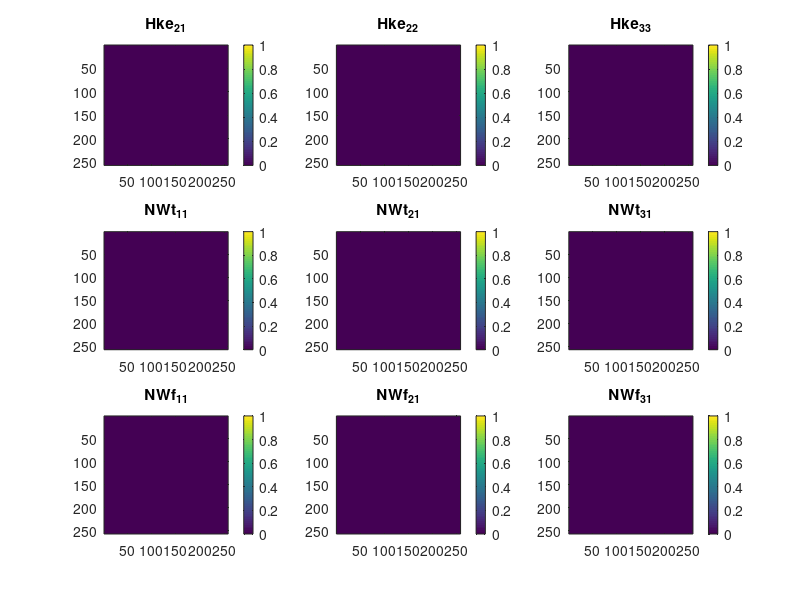
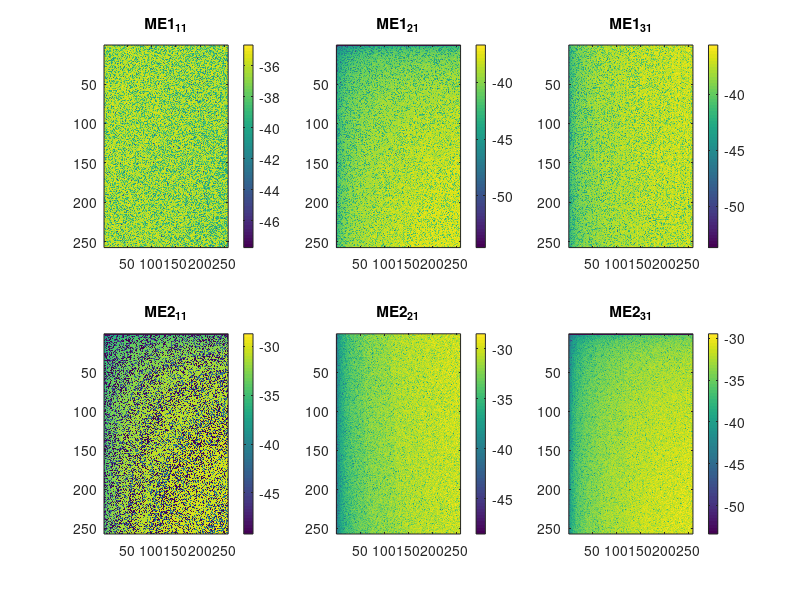

These figures' MATLAB source, in order:
% SPDX-License-Identifier: CC0-1.0

% defining all the variables
clear all;
clc;
close all;
% predetermine fontsize
fs=14;
% Setting the parameters for a source wave
nf              =   64;
mf              =   4; % multiplication factor to have sinc-interpolation in time-domain
% Define the center frequency of the source waveform
fc              =   40;
% Define frequency axis
freq            =   linspace(0,4*fc,nf);
freq(1)         =   1e-6; % To prevent unnecessary problems upon division by zero. Can't be too close to zero, though, 
                         % since some variables either blow up or vanish in comparison to the rest of the entries in the frequency vector.
s               =   2i*pi*freq(nf/4)+2*pi*freq(2);
% compute the frequency step size
df              =   freq(3)-freq(2);
dt              =   1/(mf*nf*df);
t               =   linspace(-(mf-1)*nf-1,(mf-1)*nf,mf*nf)*dt;


% Define Medium Parameters (frequency-independent)
rhof            =   1.0e3; % fluid density
rho             =   2.7e3;
Gfr             =   9.0e9; % shear modulus of the framework of grains
eta             =   1.0e-3; % fluid viscosity
k0              =   1.3e-12; % medium permeability (static)
Kfr             =   4.0e9;
Ks              =   4.0e10;
Kf              =   2.2e9;
Concentr        =   1.0e-4;
bplus           =   3.0e11;
bmin            =   3.0e11;
porosity        =   0.3;
epsilonRF       =   80.0;
epsilonRS       =   4.0;
alpha_inf       =   3.0;
pH              =   7.0;
similaritypar   =   8;

c0              =   299792458; %// velocity of light in free-space
mu0             =   4.0e-7*pi; %// free-space magnetic permeability
epsilon0        =   1.0/(mu0*c0*c0); %// free-space electric permittivity
e               =   1.602e-19; %// elementary charge
z_1             =   1; %// ion valences
z_1c            =   -1; %// valency of the conjugate ion
NA              =   6.022e23; %// Avogadro's constant [mol^{-1}]
kb              =   1.381e-23;  %// Boltzmann constant
T               =   295.0; %// Temperature in Kelvin

epsilonR        =   (porosity/alpha_inf)*(epsilonRF-epsilonRS)+epsilonRS ;
omegac          =   (porosity*eta)/(alpha_inf*k0*rhof);% critical frequency
zetap           =   8e-3+26e-3*log10(Concentr);% zeta potential, empirical relation (experimental studies, Pride&Morgan 1991)
L0              =   -(porosity*epsilon0*epsilonRF*zetap)/(alpha_inf*eta); % static coupling coefficient
L               =   0; %because omega << omega_c (critical frequency)
N               =   10e3*Concentr*NA*abs(z_1c); % bulk-ionic concentration (of species i, in this case only 2 species; binary symmetric electrolyte)
sigmaF          =   ((e*z_1)^2)*N*(bplus+bmin); %! conductivity of the pore-fluid phase (simplified cond. pure electrolyte)
sigmaE          =   (porosity*sigmaF)/(alpha_inf); %! bulk electric conductivity (freq-(in)dependent)
% %!sigma_E = (poros*sigmaF)/(alpha_inf)*(1+(2*(sigma_em+sigma_os))/(sigmaF*Lambda)); ! = complete version: bulk electric conductivity (freq-dependent */
rhoB            =   (1.0-porosity)*rho+porosity*rhof; % effective density of the fluid (in relative motion)
epsilon         =   epsilon0*epsilonR;
Delta           =   Kf*((1-porosity)*Ks-Kfr)/(porosity*(Ks)^2); %! combination of the frequency-independent compression moduli
Kg              =   (Kfr+porosity*Kf+(1+porosity)*Ks*Delta)/(1+Delta); %! Gassmann's bulk modulus
C               =   (Kf+Ks*Delta)/(1+Delta);
M               =    Kf/(porosity*(1+Delta)); %! the elastic media parameter S is defined as Kg-2/3Gfr-C**2/ M
H               =   Kg + 4.0*Gfr/3.0;
S               =   Kg-((2.0/3.0)*Gfr)-((C*C)/M);
sigmaM          =   0.0; % magnetic conductivity
Kc              =   (S+2.*Gfr);
k               =   k0./(sqrt(1+4.*s./(similaritypar.*omegac))+s./omegac);% frequency-dependent dynamic permeability
rhoE            =   eta./(s.*k); % effective density
rhoc            =   rhoB-((rhof.*rhof)./rhoE); % Complex Density rhoC
zeta            =   sigmaM+s.*mu0; 
etae            =   sigmaE+s.*epsilon;
varsigma        =   etae - s.*rhoE.*L.^2;
chi             =   s.*rhof*L;

ypf     =   s./sqrt(2).*sqrt((rhoB.*M-2.*rhof.*C+rhoE.*H.*etae./varsigma)./(H.*M-C.^2) - sqrt(((rhoB.*M-2.*rhof.*C+rhoE.*H.*etae./varsigma)./(H.*M-C.^2)).^2 + 4.*(rhof.^2-rhoB.*rhoE.*etae./varsigma)./(H.*M-C.^2)));
yps     =   s./sqrt(2).*sqrt((rhoB.*M-2.*rhof.*C+rhoE.*H.*etae./varsigma)./(H.*M-C.^2) + sqrt(((rhoB.*M-2.*rhof.*C+rhoE.*H.*etae./varsigma)./(H.*M-C.^2)).^2 + 4.*(rhof.^2-rhoB.*rhoE.*etae./varsigma)./(H.*M-C.^2)));
ys      =   1/sqrt(2).*sqrt(s.^2.*rhoc./Gfr+zeta.*etae - sqrt((s.^2.*rhoc./Gfr-zeta.*etae).^2-4.*s.^3.*zeta.*(rhof.*L).^2./Gfr));
yem     =   1/sqrt(2).*sqrt(s.^2.*rhoc./Gfr+zeta.*etae + sqrt((s.^2.*rhoc./Gfr-zeta.*etae).^2-4.*s.^3.*zeta.*(rhof.*L).^2./Gfr));
dems    =   1./(yem.^2-ys.^2);            
dpspf   =   1./(yps.^2-ypf.^2);     

nx=512;
x1=linspace(0,500,nx/2+1);
dx=x1(2);
dk=2*pi/(dx*nx);
kk=(0:nx/2+1)*dk;
kk2=(0:nx/2)*dk;
[k1,k2]=meshgrid(kk,kk2);
nn=64;
for ik = 1:nx/nn
    k3 = (ik-1)*dk*nn +1e-3;
    kap = sqrt(k1.^2 + k2.^2 + k3.^2);
    kmat11 = (k1./kap).^2;
    kmat12 = k1.*k2./kap.^2;
    kmat13 = k1.*k3./kap.^2;
    kmat21 = k2.*k1./kap.^2;
    kmat22 = (k2./kap).^2;
    kmat23 = k2.*k3./kap.^2;
    kmat31 = k3.*k1./kap.^2;
    kmat32 = k3.*k2./kap.^2;
    kmat33 = (k3./kap).^2;
    GSS = (yem.^2-ys.^2)./((kap.^2+yem.^2).*(kap.^2+ys.^2));
    GPP = (yps.^2-ypf.^2)./((kap.^2+ypf.^2).*(kap.^2+yps.^2));
% force acting on the bulk
    KSSvf = -s.*(zeta.*etae+kap.^2).*dems/Gfr;
    KPPvf = s.*M.*(s.^2.*rhoE.*etae./(M.*varsigma)+kap.^2).*dpspf/(H*M-C^2);
    KSSef = -s.*chi.*zeta.*dems/Gfr;
    KPPef = s.^2.*rhoE.*L*C.*(s.^2*rhof./C+kap.^2).*dpspf./((H*M-C^2)*varsigma);
    KSSwf = s.*rhof.*(zeta.*varsigma+kap.^2).*dems./(rhoE*Gfr);
    KPPwf = -s*C.*(s.^2*rhof./C+kap.^2).*dpspf./(H*M-C^2);
    KPPpf = -s.^2.*(rhoE.*etae*C./varsigma-rhof*M).*dpspf/(H*M-C^2);
    KSSmf = s.*chi.*dems/Gfr;
    KSStf = -(zeta.*etae+kap.^2).*dems;
    KPPtf = 2*Gfr*M*(s.^2.*rhoE.*etae./(M*varsigma)+kap.^2).*dpspf/(H*M-C^2);
    NPPtf = (s.^2.*(rhoE.*H.*etae./varsigma-rhof*C)/(H*M-C^2)+kap.^2).*dpspf;
    v11 = KSSvf.*GSS.*(kmat11-1)+KPPvf.*GPP.*kmat11;
    v21 = KSSvf.*GSS.*kmat21+KPPvf.*GPP.*kmat21;
    v31 = KSSvf.*GSS.*kmat31+KPPvf.*GPP.*kmat31;
    E11 = KSSef.*GSS.*(kmat11-1)+KPPef.*GPP.*kmat11;
    E21 = KSSef.*GSS.*kmat21+KPPef.*GPP.*kmat21;
    E31 = KSSef.*GSS.*kmat31+KPPef.*GPP.*kmat31;
    w11 = KSSwf.*GSS.*(kmat11-1)+KPPwf.*GPP.*kmat11;
    w21 = KSSwf.*GSS.*kmat21+KPPwf.*GPP.*kmat21;
    w31 = KSSwf.*GSS.*kmat31+KPPwf.*GPP.*kmat31;
    H11 = 0;
    H21 = KSSmf.*1i.*k3.*GSS;
    H31 = -KSSmf.*1i.*k2.*GSS;
    p1 = -1i*k1.*KPPpf.*GPP;
    tau11 = -2*KSStf.*GSS.*(kmat11-1).*1i.*k1-KPPtf.*GPP.*(kmat11-1).*1i.*k1...
        - NPPtf.*GPP.*1i.*k1;
    tau21 = -KSStf.*GSS.*(2*kmat11-1).*1i.*k2-KPPtf.*GPP.*kmat11.*1i.*k2;
    tau22 = -2*KSStf.*GSS.*kmat22.*1i.*k1-KPPtf.*GPP.*(kmat22-1).*1i.*k1...
        - NPPtf.*GPP.*1i.*k1;
    tau31 = -KSStf.*GSS.*(2*kmat11-1).*1i.*k3-KPPtf.*GPP.*kmat11.*1i.*k3;
    tau32 = -2*KSStf.*GSS.*kmat12.*1i.*k3-KPPtf.*GPP.*kmat12.*1i.*k3;
    tau33 = -2*KSStf.*GSS.*kmat33.*1i.*k1-KPPtf.*GPP.*(kmat33-1).*1i.*k1...
        - NPPtf.*GPP.*1i.*k1;
%     Maxw111 = 1i*(k2.*H31-k3.*H21)+varsigma.*E11+s.*rhoE.*L.*w11;
%     Maxw121 = 1i*(k3.*H11-k1.*H31)+varsigma.*E21+s.*rhoE.*L.*w21;
%     Maxw131 = 1i*(k1.*H21-k2.*H11)+varsigma.*E31+s.*rhoE.*L.*w31;
%     Maxw211 = -1i*(k2.*E31-k3.*E21)+zeta.*H11;
%     Maxw221 = -1i*(k3.*E11-k1.*E31)+zeta.*H21;
%     Maxw231 = -1i*(k1.*E21-k2.*E11)+zeta.*H31;
%     Newt1=s.*(rhoB.*v11+rhof.*w11)+1i.*(k1.*tau11+k2.*tau21+k3.*tau31)-1;
%     Newt2=s.*(rhoB.*v21+rhof.*w21)+1i.*(k1.*tau21+k2.*tau22+k3.*tau32);
%     Newt3=s.*(rhoB.*v31+rhof.*w31)+1i.*(k1.*tau31+k2.*tau32+k3.*tau33);
%     Newf1=s.*rhof.*v11+s.*rhoE.*(w11-L*E11)-1i.*k1.*p1;
%     Newf2=s.*rhof.*v21+s.*rhoE.*(w21-L*E21)-1i.*k2.*p1;
%     Newf3=s.*rhof.*v31+s.*rhoE.*(w31-L*E31)-1i.*k3.*p1;
%     Hookf=s.*p1-C*1i*(k1.*v11+k2.*v21+k3.*v31)-M*1i*(k1.*w11+k2.*w21+k3.*w31);
%     Hke11=s*tau11+(H-2*Gfr)*1i*(k1.*v11+k2.*v21+k3.*v31)+Gfr*2i*(k1.*v11) ...
%         + C*1i*(k1.*w11+k2.*w21+k3.*w31);
%     Hke21=s*tau21+Gfr*1i*(k1.*v21+k2.*v11);
%     Hke22=s*tau22+(H-2*Gfr)*1i*(k1.*v11+k2.*v21+k3.*v31)+Gfr*2i*(k2.*v21) ...
%         + C*1i*(k1.*w11+k2.*w21+k3.*w31);
%     Hke31=s*tau31+Gfr*1i*(k1.*v31+k3.*v11);
%     Hke32=s*tau32+Gfr*1i*(k2.*v31+k3.*v21);
%     Hke33=s*tau33+(H-2*Gfr)*1i*(k1.*v11+k2.*v21+k3.*v31)+Gfr*2i*(k3.*v31) ...
%         + C*1i*(k1.*w11+k2.*w21+k3.*w31);
%     Hkf11=s.*p1-1i*(k1.*v11+k2.*v21+k3.*v31)*C-M*1i*(k1.*w11+k2.*w21+k3.*w31);
%     if ik > 1
%         close(1)
%     end
%     figure(1)
%     subplot(3,3,1);imagesc(log10(abs(Hke11)));colorbar;title('Hke_{21}');
%     subplot(3,3,2);imagesc(log10(abs(Hke21)));colorbar;title('Hke_{22}');
%     subplot(3,3,3);imagesc(log10(abs(Hke31)));colorbar;title('Hke_{33}');
%     subplot(3,3,4);imagesc(log10(abs(Newt1)));colorbar;title('NWt_{11}');
%     subplot(3,3,5);imagesc(log10(abs(Newt2)));colorbar;title('NWt_{21}');
%     subplot(3,3,6);imagesc(log10(abs(Newt3)));colorbar;title('NWt_{31}');
%     subplot(3,3,7);imagesc(log10(abs(Newf1)));colorbar;title('NWf_{11}');
%     subplot(3,3,8);imagesc(log10(abs(Newf2)));colorbar;title('NWf_{21}');
%     subplot(3,3,9);imagesc(log10(abs(Newf3)));colorbar;title('NWf_{31}');
%     pause(0.1)
%     figure(2)
%     subplot(2,3,1);imagesc(log(abs(Maxw111)));colorbar;title('ME1_{11}');
%     subplot(2,3,2);imagesc(log(abs(Maxw121)));colorbar;title('ME1_{21}');
%     subplot(2,3,3);imagesc(log(abs(Maxw131)));colorbar;title('ME1_{31}');
%     subplot(2,3,4);imagesc(log(abs(Maxw211)));colorbar;title('ME2_{11}');
%     subplot(2,3,5);imagesc(log(abs(Maxw221)));colorbar;title('ME2_{21}');
%     subplot(2,3,6);imagesc(log(abs(Maxw231)));colorbar;title('ME2_{31}');
%     pause(0.1)
% electric current source
    KSSve = KSSef;
    KPPve = KPPef;
    KSSee = zeta.*(s.^2.*rhoc/Gfr+kap.^2).*dems;
    KPPee = (s.*rhoE.*L./varsigma).^2.*s.*H.*(s.^2.*rhoB./H+kap.^2).*dpspf./(H*M-C^2);
    KSSwe = zeta.*L.*(s.^2.*rhoB/Gfr+kap.^2).*dems;
    KPPwe = -s.^2.*rhoE.*L.*H.*(s.^2.*rhoB/H+kap.^2).*dpspf./((H*M-C^2).*varsigma);
    KSSme = -(s.^2.*rhoc./Gfr+kap.^2).*dems;
    KPPpe = s.*rhoE.*L.*(s.^2.*(rhoB*M-rhof*C)/(H*M-C^2)+kap.^2).*dpspf./varsigma;
    KSSte = -chi.*zeta.*dems;
    KPPte = 2*s.*rhoE.*L.*C.*Gfr.*(s.^2.*rhof/C+kap.^2).*dpspf./((H*M-C^2).*varsigma);
    NPPte = s.^3.*rhoE.*L.*(rhof*H-rhoB*C).*dpspf./((H*M-C^2).*varsigma);
    v11 = KSSve.*GSS.*(kmat11-1)+KPPve.*GPP.*kmat11;
    v21 = KSSve.*GSS.*kmat21+KPPve.*GPP.*kmat21;
    v31 = KSSve.*GSS.*kmat31+KPPve.*GPP.*kmat31;
    E11 = KSSee.*GSS.*(kmat11-1)+(KPPee.*GPP-1/varsigma).*kmat11;
    E21 = KSSee.*GSS.*kmat21+(KPPee.*GPP-1/varsigma).*kmat21;
    E31 = KSSee.*GSS.*kmat31+(KPPee.*GPP-1/varsigma).*kmat31;
    w11 = KSSwe.*GSS.*(kmat11-1)+KPPwe.*GPP.*kmat11;
    w21 = KSSwe.*GSS.*kmat21+KPPwe.*GPP.*kmat21;
    w31 = KSSwe.*GSS.*kmat31+KPPwe.*GPP.*kmat31;
    H11 = 0;
    H21 = KSSme.*1i.*k3.*GSS;
    H31 = -KSSme.*1i.*k2.*GSS;
    p1 = -KPPpe.*GPP.*1i.*k1;
    tau11 = -2*KSSte.*GSS.*(kmat11-1).*1i.*k1-KPPte.*GPP.*(kmat11-1).*1i.*k1...
        - NPPte.*GPP.*1i.*k1;
    tau21 = -KSSte.*GSS.*(2*kmat11-1).*1i.*k2-KPPte.*GPP.*kmat11.*1i.*k2;
    tau22 = -2*KSSte.*GSS.*kmat22.*1i.*k1-KPPte.*GPP.*(kmat22-1).*1i.*k1...
        - NPPte.*GPP.*1i.*k1;
    tau31 = -KSSte.*GSS.*(2*kmat11-1).*1i.*k3-KPPte.*GPP.*kmat11.*1i.*k3;
    tau32 = -2*KSSte.*GSS.*kmat12.*1i.*k3-KPPte.*GPP.*kmat12.*1i.*k3;
    tau33 = -2*KSSte.*GSS.*kmat33.*1i.*k1-KPPte.*GPP.*(kmat33-1).*1i.*k1...
        - NPPte.*GPP.*1i.*k1;
% 
    Maxw111 = 1i*(k2.*H31-k3.*H21)+varsigma.*E11+s.*rhoE.*L.*w11+1;
    Maxw121 = 1i*(k3.*H11-k1.*H31)+varsigma.*E21+s.*rhoE.*L.*w21;
    Maxw131 = 1i*(k1.*H21-k2.*H11)+varsigma.*E31+s.*rhoE.*L.*w31;
    Maxw211 = -1i*(k2.*E31-k3.*E21)+zeta.*H11;
    Maxw221 = -1i*(k3.*E11-k1.*E31)+zeta.*H21;
    Maxw231 = -1i*(k1.*E21-k2.*E11)+zeta.*H31;
    Newt1=s.*(rhoB.*v11+rhof.*w11)+1i.*(k1.*tau11+k2.*tau21+k3.*tau31);
    Newt2=s.*(rhoB.*v21+rhof.*w21)+1i.*(k1.*tau21+k2.*tau22+k3.*tau32);
    Newt3=s.*(rhoB.*v31+rhof.*w31)+1i.*(k1.*tau31+k2.*tau32+k3.*tau33);
    Newf1=s.*(rhof.*v11+rhoE.*(w11-L*E11))-1i.*k1.*p1;
    Newf2=s.*(rhof.*v21+rhoE.*(w21-L*E21))-1i.*k2.*p1;
    Newf3=s.*(rhof.*v31+rhoE.*(w31-L*E31))-1i.*k3.*p1;
    Hookf=s.*p1-C*1i*(k1.*v11+k2.*v21+k3.*v31)-M*1i*(k1.*w11+k2.*w21+k3.*w31);
    Hke11=s*tau11+(H-2*Gfr)*1i*(k1.*v11+k2.*v21+k3.*v31)+Gfr*2i*(k1.*v11) ...
        + C*1i*(k1.*w11+k2.*w21+k3.*w31);
    Hke21=s*tau21+Gfr*1i*(k1.*v21+k2.*v11);
    Hke22=s*tau22+(H-2*Gfr)*1i*(k1.*v11+k2.*v21+k3.*v31)+Gfr*2i*(k2.*v21) ...
        + C*1i*(k1.*w11+k2.*w21+k3.*w31);
    Hke31=s*tau31+Gfr*1i*(k1.*v31+k3.*v11);
    Hke32=s*tau32+Gfr*1i*(k2.*v31+k3.*v21);
    Hke33=s*tau33+(H-2*Gfr)*1i*(k1.*v11+k2.*v21+k3.*v31)+Gfr*2i*(k3.*v31) ...
        + C*1i*(k1.*w11+k2.*w21+k3.*w31);
    Hkf11=s.*p1-1i*(k1.*v11+k2.*v21+k3.*v31)*C-M*1i*(k1.*w11+k2.*w21+k3.*w31);
    subplot(3,3,1);imagesc(log10(abs(Hke11)));colorbar;title('Hke_{21}');
    subplot(3,3,2);imagesc(log10(abs(Hke21)));colorbar;title('Hke_{22}');
    subplot(3,3,3);imagesc(log10(abs(Hke31)));colorbar;title('Hke_{33}');
    subplot(3,3,4);imagesc(log10(abs(Newt1)));colorbar;title('NWt_{11}');
    subplot(3,3,5);imagesc(log10(abs(Newt2)));colorbar;title('NWt_{21}');
    subplot(3,3,6);imagesc(log10(abs(Newt3)));colorbar;title('NWt_{31}');
    subplot(3,3,7);imagesc(log10(abs(Newf1)));colorbar;title('NWf_{11}');
    subplot(3,3,8);imagesc(log10(abs(Newf2)));colorbar;title('NWf_{21}');
    subplot(3,3,9);imagesc(log10(abs(Newf3)));colorbar;title('NWf_{31}');
    pause(0.1)
    figure(2)
    subplot(2,3,1);imagesc(log(abs(Maxw111)));colorbar;title('ME1_{11}');
    subplot(2,3,2);imagesc(log(abs(Maxw121)));colorbar;title('ME1_{21}');
    subplot(2,3,3);imagesc(log(abs(Maxw131)));colorbar;title('ME1_{31}');
    subplot(2,3,4);imagesc(log(abs(Maxw211)));colorbar;title('ME2_{11}');
    subplot(2,3,5);imagesc(log(abs(Maxw221)));colorbar;title('ME2_{21}');
    subplot(2,3,6);imagesc(log(abs(Maxw231)));colorbar;title('ME2_{31}');
    pause(0.1)
% force acting on the fluid
    KSSvff = s.*rhof.*(zeta.*varsigma+kap.^2).*dems./(Gfr.*rhoE);
    KPPvff = -s.*C.*(s.^2.*rhof/C+kap.^2).*dpspf./(H*M-C^2);
    KSSeff = KSSwe;
    KPPeff = KPPwe;
    KSSwff = -(s.^2.*rhoB/Gfr+kap.^2).*(zeta.*varsigma+kap.^2).*dems./(s.*rhoE);
    KPPwff = s.*H.*(s.^2.*rhoB/H+kap.^2).*dpspf./(H*M-C^2);
    KSSmff = -L.*(s.^2.*rhoB/Gfr+kap.^2).*dems;
    KPPpff = -(s.^2*(rhoB.*M-rhof*C)./(H*M-C^2)+kap.^2).*dpspf;
    KSStff = rhof.*(zeta.*varsigma+kap.^2).*dems./rhoE;
    KPPtff = -2*Gfr*C.*(s.^2*rhof/C+kap.^2).*dpspf./(H*M-C^2);
    NPPtff = -s.^2*(rhof*H-rhoB*C).*dpspf./(H*M-C^2);
    v11 = KSSvff.*GSS.*(kmat11-1)+KPPvff.*GPP.*kmat11;
    v21 = KSSvff.*GSS.*kmat21+KPPvff.*GPP.*kmat21;
    v31 = KSSvff.*GSS.*kmat31+KPPvff.*GPP.*kmat31;
    E11 = KSSeff.*GSS.*(kmat11-1)+KPPeff.*GPP.*kmat11;
    E21 = KSSeff.*GSS.*kmat21+KPPeff.*GPP.*kmat21;
    E31 = KSSeff.*GSS.*kmat31+KPPeff.*GPP.*kmat31;
    w11 = KSSwff.*GSS.*(kmat11-1)+KPPwff.*GPP.*kmat11;
    w21 = KSSwff.*GSS.*kmat21+KPPwff.*GPP.*kmat21;
    w31 = KSSwff.*GSS.*kmat31+KPPwff.*GPP.*kmat31;
    H11 = 0;
    H21 = KSSmff.*1i.*k3.*GSS;
    H31 = -KSSmff.*1i.*k2.*GSS;
    p1 = -KPPpff.*GPP.*1i.*k1;
    tau11 = -2*KSStff.*GSS.*(kmat11-1).*1i.*k1-KPPtff.*GPP.*(kmat11-1).*1i.*k1...
        - NPPtff.*GPP.*1i.*k1;
    tau21 = -KSStff.*GSS.*(2*kmat11-1).*1i.*k2-KPPtff.*GPP.*kmat11.*1i.*k2;
    tau22 = -2*KSStff.*GSS.*kmat22.*1i.*k1-KPPtff.*GPP.*(kmat22-1).*1i.*k1...
        - NPPtff.*GPP.*1i.*k1;
    tau31 = -KSSte.*GSS.*(2*kmat11-1).*1i.*k3-KPPtff.*GPP.*kmat11.*1i.*k3;
    tau32 = -2*KSStff.*GSS.*kmat12.*1i.*k3-KPPtff.*GPP.*kmat12.*1i.*k3;
    tau33 = -2*KSStff.*GSS.*kmat33.*1i.*k1-KPPtff.*GPP.*(kmat33-1).*1i.*k1...
        - NPPtff.*GPP.*1i.*k1;
% volume injection rate source
    KPPvq = -s.^2.*(C*rhoE.*etae./varsigma-M*rhof).*dpspf/(H*M-C^2);
    KPPeq = s.*rhoE.*L.*(s.^2*(rhoB.*M-rhof*C)./(H*M-C^2)+kap.^2).*dpspf./varsigma;
    KPPwq = KPPpff;
    KPPmq = 0;
    KPPpq = s.*rhoB.*etae.*(s.^2.*(rhoc+chi.*rhof.*L/etae)*M/(H*M-C^2)+...
        kap.^2).*dpspf./varsigma;
    KPPtq = 2*Gfr*s.*(rhoE.*etae*C./varsigma-rhof*M).*kap.^2.*dpspf;
    NPPtq = -s.*rhof.*(s.^2*C.*(rhoB*rhoE*etae./(rhof*varsigma)-rhof)...
        ./(H*M-C^2)+kap.^2).*dpspf;
    v11 = -1i*k1.*KPPvq.*GPP;
    v21 = -1i*k2.*KPPvq.*GPP;
    v31 = -1i*k3.*KPPvq.*GPP;
    E11 = -1i*k1.*KPPeq.*GPP;
    E21 = -1i*k2.*KPPeq.*GPP;
    E31 = -1i*k3.*KPPeq.*GPP;
    w11 = -1i*k1.*KPPwq.*GPP;
    w21 = -1i*k2.*KPPwq.*GPP;
    w31 = -1i*k3.*KPPwq.*GPP;
    H11 = 0;
    H21 = 0;
    H31 = 0;
    p = KPPpq.*GPP;
    tau11 = KPPtq.*GPP.*((k1./kap).^2-1)+NPPtq;
    tau21 = KPPtq.*GPP.*k2.*k1./kap.^2;
    tau31 = KPPtq.*GPP.*k3.*k1./kap.^2;
%     Maxw111 = 1i*(k2.*H31-k3.*H21)+varsigma.*E11+s.*rhoE.*L.*w11;
%     Maxw121 = 1i*(k3.*H11-k1.*H31)+varsigma.*E21+s.*rhoE.*L.*w21;
%     Maxw131 = 1i*(k1.*H21-k2.*H11)+varsigma.*E31+s.*rhoE.*L.*w31;
%     Maxw211 = -1i*(k2.*E31-k3.*E21)+zeta.*H11;
%     Maxw221 = -1i*(k3.*E11-k1.*E31)+zeta.*H21;
%     Maxw231 = -1i*(k1.*E21-k2.*E11)+zeta.*H31;
% magnetic current source
    KSSvm = -KSSmf;
    KSSem = -KSSme;
    KSSwm = -KSSmff;
    KSSmm = -(s.^2*rhoc/Gfr+kap.^2).*dems;
    NSSmm = -chi.^2.*s.*dems/Gfr;
    KPPpm = 0;
    KSStm = chi.*dems;
    v11 = 0;
    v21 = 1i*k3.*KSSvm.*GSS;
    v31 = -1i*k2.*KSSvm.*GSS;
    E11 = 0;
    E21 = 1i*k3.*KSSem.*GSS;
    E31 = -1i*k2.*KSSem.*GSS;
    w11 = 0;
    w21 = 1i*k3.*KSSwm.*GSS;
    w31 = -1i*k2.*KSSwm.*GSS;
    H11 = KSSmm.*GSS.*(etae+k1.^2./zeta)+NSSmm.*GSS;
    H21 = KSSmm.*GSS.*k1.*k2./zeta;
    H31 = KSSmm.*GSS.*k1.*k3./zeta;
    p1 = 0;
    tau11 = 0;
    tau21 = -k1.*k3.*KSStm.*GSS;
    tau31 = k1.*k2.*KSStm.*GSS;
% deformation rate source h_{11}
    KSSvh = -KSStf;
    KPPvh = -KPPtf;
    NPPvh = -NPPtf;
    KSSeh = -KSSte;
    KPPeh = -KPPte;
    NPPeh = -NPPte;
    KSSwh = -KSStff;
    KPPwh = -KPPtff;
    NPPwh = -NPPtff;
    KSSmh = KSStm;
    KPPph = -KPPtq;
    NPPph = -NPPtq;
    KSSth = Gfr.*(zeta.*etae+kap.^2).*dems./s;
    KPPth = 2*Gfr.*(kap.^4+kap.^2.*s.^2.*(rhoE*H*etae./varsigma-rhof*C)...
        ./(H*M-C^2)).*dpspf./s;
    NPPth = H*(kap.^4+kap.^2.*s.^2.*(rhoE*H*etae./varsigma-2*rhof*C+rhoB*C^2/H)...
        ./(H*M-C^2)).*dpspf./s;
    QPPth = 4*Gfr*(M*kap.^4+kap.^2.*s.^2.*rhoE.*etae./varsigma)./(s.*(H*M-C^2));
    v11 = 2*KSSvh.*GSS.*(1-kmat11).*1i.*k1+KPPvh.*GPP.*(1-kmat11).*1i.*k1...
        - NPPvh.*GPP.*1i.*k1;
    v21 = -2*KSSvh.*GSS.*kmat11.*1i.*k2+KPPvh.*GPP.*(1-kmat11).*1i.*k2...
        - NPPvh.*GPP.*1i.*k2;
    v31 = -2*KSSvh.*GSS.*kmat11.*1i.*k3+KPPvh.*GPP.*(1-kmat11).*1i.*k3...
        - NPPvh.*GPP.*1i.*k3;
    E11 = 2*KSSeh.*GSS.*(1-kmat11).*1i.*k1+KPPeh.*GPP.*(1-(k1./kap).^2).*1i.*k1...
        - NPPeh.*GPP.*1i.*k1;
    E21 = -2*KSSeh.*GSS.*(k1./kap).^2.*1i.*k2+KPPeh.*GPP.*(1-(k1./kap).^2).*1i.*k2...
        - NPPeh.*GPP.*1i.*k2;
    E31 = -2*KSSeh.*GSS.*(k1./kap).^2.*1i.*k3+KPPeh.*GPP.*(1-(k1./kap).^2).*1i.*k3...
        - NPPeh.*GPP.*1i.*k3;
    w11 = 2*KSSwh.*GSS.*(1-(k1./kap).^2).*1i.*k1+KPPwh.*GPP.*(1-(k1./kap).^2).*1i.*k1...
        - NPPwh.*GPP.*1i.*k1;
    w21 = -2*KSSwh.*GSS.*(k1./kap).^2.*1i.*k2+KPPwh.*GPP.*(1-(k1./kap).^2).*1i.*k2...
        - NPPwh.*GPP.*1i.*k2;
    w31 = -2*KSSwh.*GSS.*(k1./kap).^2.*1i.*k3+KPPwh.*GPP.*(1-(k1./kap).^2).*1i.*k3...
        - NPPwh.*GPP.*1i.*k3;
    H11 = 0;
    H21 = -2*k1.*k3.*KSSmh.*GSS;
    H31 = 2*k1.*k2.*KSSmh.*GSS;
    p1 = KPPph.*GPP.*((k1./kap).^2-1)+NPPph.*GPP;
    tau11 = 2*KPPth.*GPP.*((k1./kap).^2-1)+NPPth.*GPP.*((k1./kap).^2-1).^2 ...
       + QPPth.*GPP+4*KSSth.*GSS.*(1-(k1./kap).^2).*k1.^2+H./s;
    tau21 = KPPth.*GPP.*k2.*k1./kap.^2-NPPth.*k1.*k2.*(1-(k1./kap).^2)./kap.^2 ...
        -KSSth.*GSS.*(2*k1.^3.*k2./kap.^2+2*(1-(k1./kap).^2).*k1.*k2);
    tau31 = KPPth.*GPP.*k3.*k1./kap.^2-NPPth.*k1.*k3.*(1-(k1./kap).^2)./kap.^2 ...
        -KSSth.*GSS.*(2*k1.^3.*k3./kap.^2+2*(1-(k1./kap).^2).*k1.*k3);
%     Maxw111 = 1i*(k2.*H31-k3.*H21)+varsigma.*E11+s.*rhoE.*L.*w11;
%     Maxw121 = 1i*(k3.*H11-k1.*H31)+varsigma.*E21+s.*rhoE.*L.*w21;
%     Maxw131 = 1i*(k1.*H21-k2.*H11)+varsigma.*E31+s.*rhoE.*L.*w31;
%     Maxw211 = -1i*(k2.*E31-k3.*E21)+zeta.*H11;
%     Maxw221 = -1i*(k3.*E11-k1.*E31)+zeta.*H21;
%     Maxw231 = -1i*(k1.*E21-k2.*E11)+zeta.*H31;
%     n1=abs(k1.*tau11+k2.*tau21+k3.*tau31);
%     n2=abs(k1.*tau21+k2.*tau22+k3.*tau32)+1e-10;
%     n3=abs(k1.*tau31+k2.*tau32+k3.*tau33)+1e-10;
%     Newt1=(s.*(rhoB.*v11+rhof.*w11)+1i.*(k1.*tau11+k2.*tau21+k3.*tau31));
%     Newt2=(s.*(rhoB.*v21+rhof.*w21)+1i.*(k1.*tau21+k2.*tau22+k3.*tau32));
%     Newt3=(s.*(rhoB.*v31+rhof.*w31)+1i.*(k1.*tau31+k2.*tau32+k3.*tau33));
%     Newf1=(s.*rhof.*v11+s.*rhoE.*(w11-L*E11)-1i.*k1.*p1)./abs(s.*rhof.*v11);
%     Newf2=(s.*rhof.*v21+s.*rhoE.*(w21-L*E21)-1i.*k2.*p1)./abs(s.*rhof.*v21);
%     Newf3=(s.*rhof.*v31+s.*rhoE.*(w31-L*E31)-1i.*k3.*p1)./abs(s.*rhof.*v31);
%     Hookf=s.*p1-C*1i*(k1.*v11+k2.*v21+k3.*v31)-M*1i*(k1.*w11+k2.*w21+k3.*w31);
%     Hke11=(s*tau11+(H-2*Gfr)*1i*(k1.*v11+k2.*v21+k3.*v31)+Gfr*2i*(k1.*v11) ...
%         + C*1i*(k1.*w11+k2.*w21+k3.*w31))./abs(s*tau11);
%     Hke21=(s*tau21+Gfr*1i*(k1.*v21+k2.*v11))./abs(s*tau21);
%     Hke22=(s*tau22+(H-2*Gfr)*1i*(k1.*v11+k2.*v21+k3.*v31)+Gfr*2i*(k2.*v21) ...
%         + C*1i*(k1.*w11+k2.*w21+k3.*w31))./abs(s*tau22);
%     Hke31=(s*tau31+Gfr*1i*(k1.*v31+k3.*v11))./abs(s*tau31);
%     Hke32=(s*tau32+Gfr*1i*(k2.*v31+k3.*v21))./abs(s*tau32);
%     Hke33=(s*tau33+(H-2*Gfr)*1i*(k1.*v11+k2.*v21+k3.*v31)+Gfr*2i*(k3.*v31) ...
%         + C*1i*(k1.*w11+k2.*w21+k3.*w31))./abs(s*tau33);
%     Hkf11=(s.*p1-1i*(k1.*v11+k2.*v21+k3.*v31)*C-M*1i*(k1.*w11+k2.*w21+k3.*w31)) ...
%         ./abs(M*(k1.*w11+k2.*w21+k3.*w31));
    

%     figure(1)
%     subplot(2,3,1);imagesc(log(abs(Maxw111)));colorbar;title('ME1_{11}');
%     subplot(2,3,2);imagesc(log(abs(Maxw121)));colorbar;title('ME1_{21}');
%     subplot(2,3,3);imagesc(log(abs(Maxw131)));colorbar;title('ME1_{31}');
%     subplot(2,3,4);imagesc(log(abs(Maxw211)));colorbar;title('ME2_{11}');
%     subplot(2,3,5);imagesc(log(abs(Maxw221)));colorbar;title('ME2_{21}');
%     subplot(2,3,6);imagesc(log(abs(Maxw231)));colorbar;title('ME2_{31}');
%     pause(0.1)
%     figure(1)
%     subplot(3,3,1);imagesc(log10(abs(Hke11)));colorbar;title('Hke_{21}');
%     subplot(3,3,2);imagesc(log10(abs(Hke22)));colorbar;title('Hke_{22}');
%     subplot(3,3,3);imagesc(log10(abs(Hke33)));colorbar;title('Hke_{33}');
%     subplot(3,3,4);imagesc(log10(abs(Newt1)));colorbar;title('NWt_{11}');
%     subplot(3,3,5);imagesc(log10(abs(Newt2)));colorbar;title('NWt_{21}');
%     subplot(3,3,6);imagesc(log10(abs(Newt3)));colorbar;title('NWt_{31}');
%     subplot(3,3,7);imagesc(log10(abs(Newf1)));colorbar;title('NWf_{11}');
%     subplot(3,3,8);imagesc(log10(abs(Newf2)));colorbar;title('NWf_{21}');
%     subplot(3,3,9);imagesc(log10(abs(Newf3)));colorbar;title('NWf_{31}');
%     pause(0.1)
end
